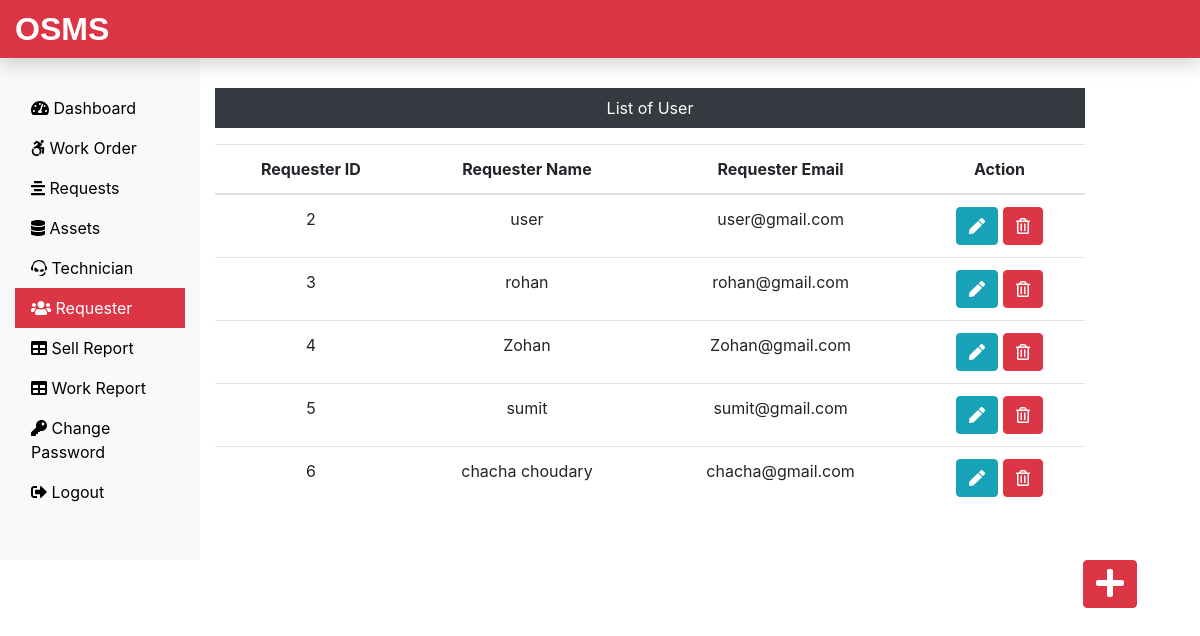
/admin/requester.php (signed in), run on the app's committed database.
### tables this page shows
CREATE TABLE IF NOT EXISTS `requesterlogin_tb` (
  `r_login_id` int(11) NOT NULL AUTO_INCREMENT,
  `r_name` varchar(60) NOT NULL,
  `r_email` varchar(60) NOT NULL,
  `r_password` varchar(60) NOT NULL,
  PRIMARY KEY (`r_login_id`)
);

### admin/requester.php (the view, shortened to what this page needs)
<?php
include('includes/header.php');
include('../dbConnection.php');
?>
<div class="col-sm-9 mt-5 text-center">
    <p class="bg-dark text-white p-2">List of User</p>
    <?php
        $sql="SELECT * FROM requesterlogin_tb";
        $result=$conn->query($sql);
        if($result->num_rows > 0){?>
            <table class="table">
                <thead>
                    <tr>
                        <th>Requester ID</th>
                        <th>Requester Name</th>
                        <th>Requester Email</th>
                        <th>Action</th>
                    </tr>
                    <tbody>
                    <?php
                    while($row=$result->fetch_assoc()){ ?>
                        <tr>
                            <td><?php echo $row['r_login_id'] ?></td>
                            <td><?php echo $row['r_name'] ?></td>
                            <td><?php echo $row['r_email'] ?></td>
                            <td>
                                <form action="editreq.php" method="post" class="d-inline">
                                   <button type="submit" name="r_edit" class="btn btn-info"><i class="fas fa-pen"></i></button>
                                </form>
                                <form action="" method="post" class="d-inline">
                                   <button type="submit" name="r_delete" class="btn btn-danger"><i class="far fa-trash-alt"></i></button>
                                </form>
                            </td>
                        </tr>
                    <?php } ?>
                    </tbody>
                </thead>
            </table>
     <?php
        }else{
            echo "0 result";
        }
    ?>
    </div>
    </div>
        <div class="float-right mr-5">
            <a href="insertreq.php" class="btn btn-danger">
                <i class="fas fa-plus fa-2x"></i>
            </a>
        </div>
</div>
</body>
</html>

### css/custom.css (style rules this page uses)
a { color: black; }

### data on the page
requesterlogin_tb: r_login_id "2", r_name "user", r_email "user@gmail.com"
requesterlogin_tb: r_login_id "3", r_name "rohan", r_email "rohan@gmail.com"
requesterlogin_tb: r_login_id "4", r_name "Zohan", r_email "Zohan@gmail.com"
requesterlogin_tb: r_login_id "5", r_name "sumit", r_email "sumit@gmail.com"
requesterlogin_tb: r_login_id "6", r_name "chacha choudary", r_email "chacha@gmail.com"
